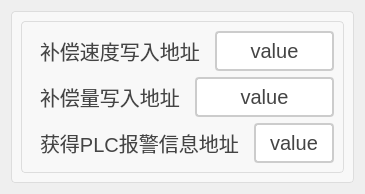
       <widget class="QWidget" name="tab_3">
        <attribute name="title">
         <string>modbus地址</string>
        </attribute>
        <layout class="QGridLayout" name="gridLayout_12">
         <item row="0" column="0">
          <widget class="QGroupBox" name="groupBox_5">
           <property name="styleSheet">
            <string notr="true">QGroupBox {
    border: 1px solid #DDD;
    border-radius: 4px;
    font: bold 14px;
    color: #666;
    background-color: #F8F8F8;
}

QGroupBox::title {
    subcontrol-origin: margin;
    subcontrol-position: top left;
    left: 10px;
    padding: 0 5px;
}</string>
           </property>
           <property name="title">
            <string/>
           </property>
           <layout class="QGridLayout" name="gridLayout_9">
            <item row="0" column="0">
             <widget class="QGroupBox" name="groupBox_6">
              <property name="styleSheet">
               <string notr="true">QGroupBox {
    border: 1px solid #DDD;
    border-radius: 4px;
    font: bold 14px;
    color: #666;
    background-color: #F8F8F8;
}

QGroupBox::title {
    subcontrol-origin: margin;
    subcontrol-position: top left;
    left: 10px;
    padding: 0 5px;
}</string>
              </property>
              <property name="title">
               <string/>
              </property>
              <layout class="QGridLayout" name="gridLayout_10">
               <item row="0" column="0">
                <layout class="QVBoxLayout" name="verticalLayout_4" stretch="1,1,1">
                 <item>
                  <layout class="QHBoxLayout" name="horizontalLayout_35" stretch="1,1">
                   <item>
                    <widget class="QLabel" name="lb_zuoxianwei1_4">
                     <property name="styleSheet">
                      <string notr="true">/* 基础标签样式 */
QLabel {
    color: #444444;          /* 主文字色 */
    font-size: 20px;         /* 标准字号 */
    background: transparent; /* 透明背景 */
    padding: 2px 4px;        /* 基础内边距 */
}

/* 标题样式 */
QLabel.title {
    font-size: 16px;
    font-weight: 600;
    color: #333333;
    border-bottom: 1px solid #DDDDDD; /* 下划线装饰 */
    padding-bottom: 4px;
}

/* 副标题/次要文本 */
QLabel.subtitle {
    color: #666666;
    font-size: 13px;
    font-style: italic;
}

/* 强调文本 */
QLabel.emphasis {
    color: #333333;
    font-weight: 500;
    background-color: #F5F5F5;
    border-radius: 3px;
    padding: 4px 8px;
}

/* 状态标签（成功/警告/错误） */
QLabel[state=&quot;success&quot;] {
    color: #228B22;          /* 森林绿 */
    border-left: 3px solid #228B22;
    padding-left: 8px;
}

QLabel[state=&quot;warning&quot;] {
    color: #FF8C00;          /* 暗橙 */
    border-left: 3px solid #FF8C00;
    padding-left: 8px;
}

QLabel[state=&quot;error&quot;] {
    color: #B22222;          /* 砖红 */
    border-left: 3px solid #B22222;
    padding-left: 8px;
}

/* 数据展示标签 */
QLabel.data {
    color: #2F4F4F;          /* 深石板灰 */
    font-family: monospace;
    border: 1px solid #E0E0E0;
    background-color: #FFFFFF;
    padding: 6px 12px;
    border-radius: 4px;
}

/* 禁用状态 */
QLabel:disabled {
    color: #AAAAAA;
    background-color: transparent;
}

/* 链接样式（伪链接效果） */
QLabel.link {
    color: #4682B4;          /* 钢蓝 */
    text-decoration: underline;
    border-bottom: 1px dotted #4682B4;
}

/* 图标标签 */
QLabel.icon {
    qproperty-alignment: AlignCenter;
    border: 1px solid #E0E0E0;
    border-radius: 4px;
    background-color: #FFFFFF;
    padding: 12px;
}</string>
                     </property>
                     <property name="text">
                      <string>补偿速度写入地址</string>
                     </property>
                    </widget>
                   </item>
                   <item>
                    <widget class="QPushButton" name="btn_buchangsuduxierudizhi">
                     <property name="sizePolicy">
                      <sizepolicy hsizetype="Minimum" vsizetype="Minimum">
                       <horstretch>0</horstretch>
                       <verstretch>0</verstretch>
                      </sizepolicy>
                     </property>
                     <property name="styleSheet">
                      <string notr="true">QPushButton {
    padding: 6px 14px;
    border: 2px solid #CCC;
    border-radius: 4px;
    background-color: white;
    color: #444;
	font-size:20px;
}

QPushButton:hover {
    border-color: #999;
    background-color: #F5F5F5;
}

QPushButton:pressed {
    border-color: #777;
    background-color: #EEE;
}</string>
                     </property>
                     <property name="text">
                      <string>value</string>
                     </property>
                    </widget>
                   </item>
                  </layout>
                 </item>
                 <item>
                  <layout class="QHBoxLayout" name="horizontalLayout_36" stretch="1,1">
                   <item>
                    <widget class="QLabel" name="lb_xiaxianwei1_3">
                     <property name="styleSheet">
                      <string notr="true">/* 基础标签样式 */
QLabel {
    color: #444444;          /* 主文字色 */
    font-size: 20px;         /* 标准字号 */
    background: transparent; /* 透明背景 */
    padding: 2px 4px;        /* 基础内边距 */
}

/* 标题样式 */
QLabel.title {
    font-size: 16px;
    font-weight: 600;
    color: #333333;
    border-bottom: 1px solid #DDDDDD; /* 下划线装饰 */
    padding-bottom: 4px;
}

/* 副标题/次要文本 */
QLabel.subtitle {
    color: #666666;
    font-size: 13px;
    font-style: italic;
}

/* 强调文本 */
QLabel.emphasis {
    color: #333333;
    font-weight: 500;
    background-color: #F5F5F5;
    border-radius: 3px;
    padding: 4px 8px;
}

/* 状态标签（成功/警告/错误） */
QLabel[state=&quot;success&quot;] {
    color: #228B22;          /* 森林绿 */
    border-left: 3px solid #228B22;
    padding-left: 8px;
}

QLabel[state=&quot;warning&quot;] {
    color: #FF8C00;          /* 暗橙 */
    border-left: 3px solid #FF8C00;
    padding-left: 8px;
}

QLabel[state=&quot;error&quot;] {
    color: #B22222;          /* 砖红 */
    border-left: 3px solid #B22222;
    padding-left: 8px;
}

/* 数据展示标签 */
QLabel.data {
    color: #2F4F4F;          /* 深石板灰 */
    font-family: monospace;
    border: 1px solid #E0E0E0;
    background-color: #FFFFFF;
    padding: 6px 12px;
    border-radius: 4px;
}

/* 禁用状态 */
QLabel:disabled {
    color: #AAAAAA;
    background-color: transparent;
}

/* 链接样式（伪链接效果） */
QLabel.link {
    color: #4682B4;          /* 钢蓝 */
    text-decoration: underline;
    border-bottom: 1px dotted #4682B4;
}

/* 图标标签 */
QLabel.icon {
    qproperty-alignment: AlignCenter;
    border: 1px solid #E0E0E0;
    border-radius: 4px;
    background-color: #FFFFFF;
    padding: 12px;
}</string>
                     </property>
                     <property name="text">
                      <string>补偿量写入地址</string>
                     </property>
                    </widget>
                   </item>
                   <item>
                    <widget class="QPushButton" name="btn_buchangliangxierudizhi">
                     <property name="sizePolicy">
                      <sizepolicy hsizetype="Minimum" vsizetype="Minimum">
                       <horstretch>0</horstretch>
                       <verstretch>0</verstretch>
                      </sizepolicy>
                     </property>
                     <property name="styleSheet">
                      <string notr="true">QPushButton {
    padding: 6px 14px;
    border: 2px solid #CCC;
    border-radius: 4px;
    background-color: white;
    color: #444;
	font-size:20px;
}

QPushButton:hover {
    border-color: #999;
    background-color: #F5F5F5;
}

QPushButton:pressed {
    border-color: #777;
    background-color: #EEE;
}</string>
                     </property>
                     <property name="text">
                      <string>value</string>
                     </property>
                    </widget>
                   </item>
                  </layout>
                 </item>
                 <item>
                  <layout class="QHBoxLayout" name="horizontalLayout_37" stretch="1,1">
                   <item>
                    <widget class="QLabel" name="lb_xiaxianwei1_4">
                     <property name="styleSheet">
                      <string notr="true">/* 基础标签样式 */
QLabel {
    color: #444444;          /* 主文字色 */
    font-size: 20px;         /* 标准字号 */
    background: transparent; /* 透明背景 */
    padding: 2px 4px;        /* 基础内边距 */
}

/* 标题样式 */
QLabel.title {
    font-size: 16px;
    font-weight: 600;
    color: #333333;
    border-bottom: 1px solid #DDDDDD; /* 下划线装饰 */
    padding-bottom: 4px;
}

/* 副标题/次要文本 */
QLabel.subtitle {
    color: #666666;
    font-size: 13px;
    font-style: italic;
}

/* 强调文本 */
QLabel.emphasis {
    color: #333333;
    font-weight: 500;
    background-color: #F5F5F5;
    border-radius: 3px;
    padding: 4px 8px;
}

/* 状态标签（成功/警告/错误） */
QLabel[state=&quot;success&quot;] {
    color: #228B22;          /* 森林绿 */
    border-left: 3px solid #228B22;
    padding-left: 8px;
}

QLabel[state=&quot;warning&quot;] {
    color: #FF8C00;          /* 暗橙 */
    border-left: 3px solid #FF8C00;
    padding-left: 8px;
}

QLabel[state=&quot;error&quot;] {
    color: #B22222;          /* 砖红 */
    border-left: 3px solid #B22222;
    padding-left: 8px;
}

/* 数据展示标签 */
QLabel.data {
    color: #2F4F4F;          /* 深石板灰 */
    font-family: monospace;
    border: 1px solid #E0E0E0;
    background-color: #FFFFFF;
    padding: 6px 12px;
    border-radius: 4px;
}

/* 禁用状态 */
QLabel:disabled {
    color: #AAAAAA;
    background-color: transparent;
}

/* 链接样式（伪链接效果） */
QLabel.link {
    color: #4682B4;          /* 钢蓝 */
    text-decoration: underline;
    border-bottom: 1px dotted #4682B4;
}

/* 图标标签 */
QLabel.icon {
    qproperty-alignment: AlignCenter;
    border: 1px solid #E0E0E0;
    border-radius: 4px;
    background-color: #FFFFFF;
    padding: 12px;
}</string>
                     </property>
                     <property name="text">
                      <string>获得PLC报警信息地址</string>
                     </property>
                    </widget>
                   </item>
                   <item>
                    <widget class="QPushButton" name="btn_huodePLCbaojingxinxidizhi">
                     <property name="sizePolicy">
                      <sizepolicy hsizetype="Minimum" vsizetype="Minimum">
                       <horstretch>0</horstretch>
                       <verstretch>0</verstretch>
                      </sizepolicy>
                     </property>
                     <property name="styleSheet">
                      <string notr="true">QPushButton {
    padding: 6px 14px;
    border: 2px solid #CCC;
    border-radius: 4px;
    background-color: white;
    color: #444;
	font-size:20px;
}

QPushButton:hover {
    border-color: #999;
    background-color: #F5F5F5;
}

QPushButton:pressed {
    border-color: #777;
    background-color: #EEE;
}</string>
                     </property>
                     <property name="text">
                      <string>value</string>
                     </property>
                    </widget>
                   </item>
                  </layout>
                 </item>
                </layout>
               </item>
              </layout>
             </widget>
            </item>
           </layout>
          </widget>
         </item>
        </layout>
       </widget>
